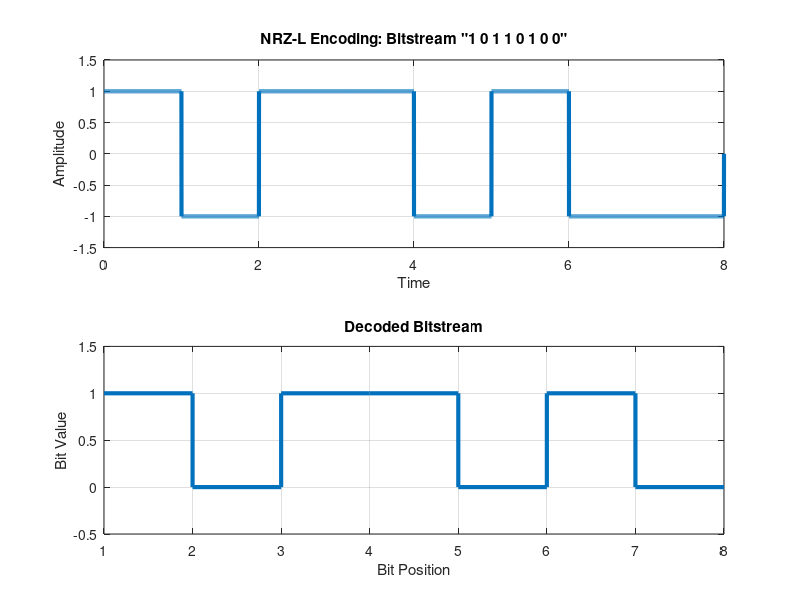

Write the MATLAB code that produced this figure.
% NRZ-L (Non Return to Zero Level) Encoding and Decoding
clear;
clc;

% Define bitstream
bits = [1 0 1 1 0 1 0 0];
bitrate = 1; % Bit rate (1 bps)
n = 1000; % Sampling rate
T = length(bits) / bitrate; % Total time for the bitstream
N = n * length(bits); % Total sampling points
dt = T / N; % Time interval for each sampling point
t = 0:dt:T; % Time array
x = zeros(1, length(t)); % Initialize signal amplitude

% Define voltage levels for NRZ-L
high = 1;  % Voltage level for binary 1
low = -1;  % Voltage level for binary 0

% NRZ-L Encoding
for i = 1:length(bits)
    if bits(i) == 1
        x((i - 1) * n + 1:i * n) = high; % High voltage for binary 1
    else
        x((i - 1) * n + 1:i * n) = low; % Low voltage for binary 0
    end
end

% Plot the NRZ-L Encoded Signal
figure;

subplot(2, 1, 1);
plot(t, x, 'LineWidth', 3);
title('NRZ-L Encoding: Bitstream "1 0 1 1 0 1 0 0"');
xlabel('Time');
ylabel('Amplitude');
ylim([-1.5 1.5]);
grid on;

% NRZ-L Decoding
decoded_bits = zeros(1, length(bits)); % Initialize decoded bitstream
counter = 0; % Counter for decoding
for i = 1:length(t)
    if t(i) > counter
        counter = counter + 1;
        if x(i) == high
            decoded_bits(counter) = 1; % Detect high voltage level as binary 1
        else
            decoded_bits(counter) = 0; % Detect low voltage level as binary 0
        end
    end
end

% Plot the Decoded Bitstream
subplot(2, 1, 2);
stairs(bits, 'LineWidth', 3); % Use stairs plot for clarity
title('Decoded Bitstream');
xlabel('Bit Position');
ylabel('Bit Value');
ylim([-0.5 1.5]);
grid on;

% Display the decoded bitstream in the command window
disp('NRZ-L Decoding:');
disp(decoded_bits);